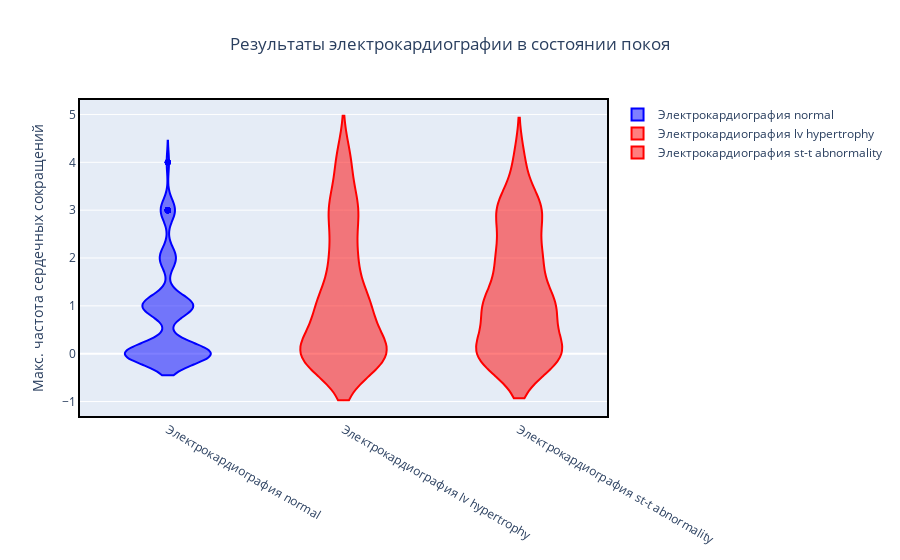

Write notebook code for a chart like this one.
### Markdown cell above
Шанс стенакордии у человека с болещнию сердца более высок. Сравним электрокардиография у больных и не больных пациентов.

### Code cell
fig = go.Figure()
fig.add_trace(go.Violin(y=data[data['restecg'] == 'normal']['num'], name ='Электрокардиография normal', marker_color = 'blue'))
fig.add_trace(go.Violin(y=data[data['restecg'] == 'lv hypertrophy']['num'], name ='Электрокардиография lv hypertrophy', marker_color = 'red'))
fig.add_trace(go.Violin(y=data[data['restecg'] == 'st-t abnormality']['num'], name ='Электрокардиография st-t abnormality', marker_color = 'red'))
fig.update_layout(title = 'Результаты электрокардиографии в состоянии покоя', yaxis_title = 'Макс. частота сердечных сокращений', title_x = 0.5)
fig.update_xaxes(showline=True, linewidth=2, linecolor='black', mirror=True)
fig.update_yaxes(showline=True, linewidth=2, linecolor='black', mirror=True)
fig.show()

### Figure 1 — Plotly figure (JSON) as saved in the notebook; plotly's stock layout.template omitted (floating-point values rounded to 4 significant figures; data arrays with more than 128 entries replaced by an {"elided": "..."} marker saying what was removed)
{"data": [{"marker": {"color": "blue"}, "name": "Электрокардиография normal", "type": "violin", "y": {"elided": "523 int values"}}, {"marker": {"color": "red"}, "name": "Электрокардиография lv hypertrophy", "type": "violin", "y": {"elided": "188 int values"}}, {"marker": {"color": "red"}, "name": "Электрокардиография st-t abnormality", "type": "violin", "y": {"elided": "169 int values"}}], "layout": {"title": {"text": "Результаты электрокардиографии в состоянии покоя", "x": 0.5}, "xaxis": {"linecolor": "black", "linewidth": 2, "mirror": true, "showline": true}, "yaxis": {"linecolor": "black", "linewidth": 2, "mirror": true, "showline": true, "title": {"text": "Макс. частота сердечных сокращений"}}}}
